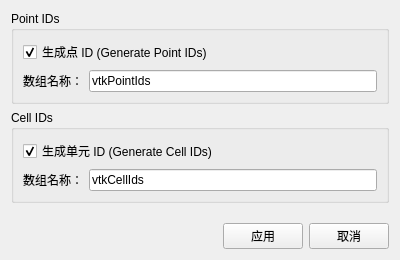
<?xml version="1.0" encoding="UTF-8"?>
<ui version="4.0">
 <class>igQtPointAndCellIds</class>
 <widget class="QWidget" name="igQtPointAndCellIds">
  <property name="geometry">
   <rect>
    <x>0</x>
    <y>0</y>
    <width>400</width>
    <height>260</height>
   </rect>
  </property>
  <property name="windowTitle">
   <string>点与单元ID</string>
  </property>
  <layout class="QVBoxLayout" name="verticalLayout">

   <item>
    <widget class="QGroupBox" name="groupBox_PointIds">
     <property name="title">
      <string>Point IDs</string>
     </property>
     <layout class="QGridLayout" name="gridLayout_PointIds">
      <item row="0" column="0" colspan="2">
       <widget class="QCheckBox" name="checkBox_GeneratePointIds">
        <property name="text">
         <string>生成点 ID (Generate Point IDs)</string>
        </property>
        <property name="checked">
         <bool>true</bool>
        </property>
       </widget>
      </item>
      <item row="1" column="0">
       <widget class="QLabel" name="label_PointIdsName">
        <property name="text">
         <string>数组名称：</string>
        </property>
       </widget>
      </item>
      <item row="1" column="1">
       <widget class="QLineEdit" name="lineEdit_PointIdsName">
        <property name="text">
         <string>vtkPointIds</string>
        </property>
       </widget>
      </item>
     </layout>
    </widget>
   </item>

   <item>
    <widget class="QGroupBox" name="groupBox_CellIds">
     <property name="title">
      <string>Cell IDs</string>
     </property>
     <layout class="QGridLayout" name="gridLayout_CellIds">
      <item row="0" column="0" colspan="2">
       <widget class="QCheckBox" name="checkBox_GenerateCellIds">
        <property name="text">
         <string>生成单元 ID (Generate Cell IDs)</string>
        </property>
        <property name="checked">
         <bool>true</bool>
        </property>
       </widget>
      </item>
      <item row="1" column="0">
       <widget class="QLabel" name="label_CellIdsName">
        <property name="text">
         <string>数组名称：</string>
        </property>
       </widget>
      </item>
      <item row="1" column="1">
       <widget class="QLineEdit" name="lineEdit_CellIdsName">
        <property name="text">
         <string>vtkCellIds</string>
        </property>
       </widget>
      </item>
     </layout>
    </widget>
   </item>

   <item>
    <spacer name="verticalSpacer">
     <property name="orientation">
      <enum>Qt::Vertical</enum>
     </property>
     <property name="sizeHint" stdset="0">
      <size>
       <width>20</width>
       <height>40</height>
      </size>
     </property>
    </spacer>
   </item>

   <item>
    <layout class="QHBoxLayout" name="horizontalLayout_Buttons">
     <item>
      <spacer name="horizontalSpacer">
       <property name="orientation">
        <enum>Qt::Horizontal</enum>
       </property>
       <property name="sizeHint" stdset="0">
        <size>
         <width>40</width>
         <height>20</height>
        </size>
       </property>
      </spacer>
     </item>
     <item>
      <widget class="QPushButton" name="pushButton_Apply">
       <property name="text">
        <string>应用</string>
       </property>
      </widget>
     </item>
     <item>
      <widget class="QPushButton" name="pushButton_Cancel">
       <property name="text">
        <string>取消</string>
       </property>
      </widget>
     </item>
    </layout>
   </item>

  </layout>
 </widget>
 <resources/>
 <connections/>
</ui>
